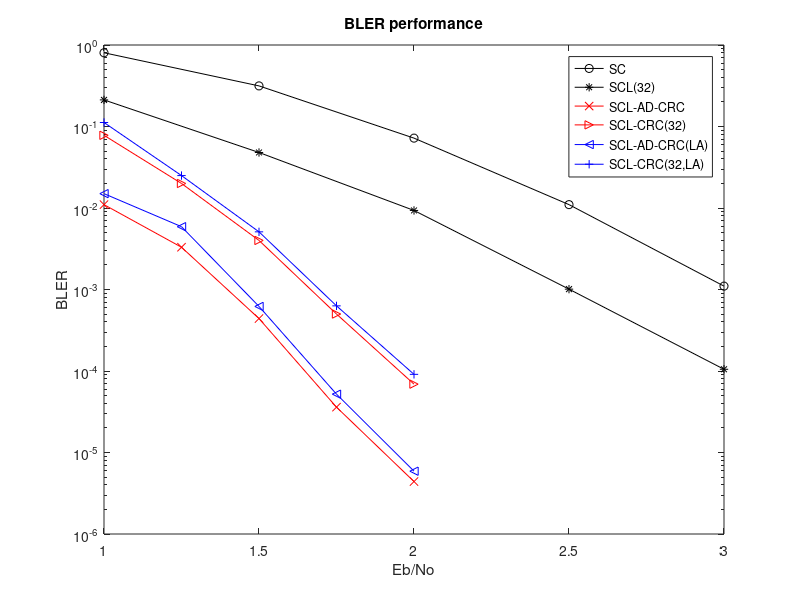

Write the MATLAB code that produced this figure.
ber1=[0.803 0.315 0.072 0.011 1.1e-3]
ber2=[0.212 0.048 9.332e-3 1.01e-3 1.05e-4]
ber3=[0.011 3.3e-3 4.4e-4 3.6e-5 4.4e-6]
ber4=[0.078 2e-2 4e-3 5.0e-4 6.9e-5]
ber5=[0.015 5.9e-3 6.2e-4 5.2e-5 5.9e-6]
ber6=[0.112 2.5e-2 5.1e-3 6.3e-4 9.1e-5]
EbNo=1:0.5:3
EBNO=1:0.25:2
semilogy(EbNo,ber1,'-ko',EbNo,ber2,'-k*',EBNO,ber3,'-rx',EBNO,ber4,'-r>',EBNO,ber5,'-b<',EBNO,ber6,'-b+')
legend('SC','SCL(32)','SCL-AD-CRC','SCL-CRC(32)','SCL-AD-CRC(LA)','SCL-CRC(32,LA)')
title('BLER performance')
xlabel('Eb/No');
ylabel('BLER')